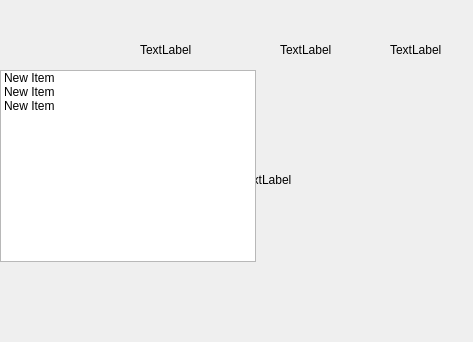
<?xml version="1.0" encoding="UTF-8"?>
<ui version="4.0">
 <class>Form</class>
 <widget class="QWidget" name="Form">
  <property name="geometry">
   <rect>
    <x>0</x>
    <y>0</y>
    <width>473</width>
    <height>342</height>
   </rect>
  </property>
  <property name="sizePolicy">
   <sizepolicy hsizetype="Preferred" vsizetype="Preferred">
    <horstretch>0</horstretch>
    <verstretch>0</verstretch>
   </sizepolicy>
  </property>
  <property name="windowTitle">
   <string>Form</string>
  </property>
  <widget class="QLabel" name="label">
   <property name="geometry">
    <rect>
     <x>240</x>
     <y>170</y>
     <width>67</width>
     <height>19</height>
    </rect>
   </property>
   <property name="sizePolicy">
    <sizepolicy hsizetype="Expanding" vsizetype="Expanding">
     <horstretch>0</horstretch>
     <verstretch>0</verstretch>
    </sizepolicy>
   </property>
   <property name="text">
    <string>TextLabel</string>
   </property>
  </widget>
  <widget class="QLabel" name="label_2">
   <property name="geometry">
    <rect>
     <x>140</x>
     <y>40</y>
     <width>67</width>
     <height>19</height>
    </rect>
   </property>
   <property name="sizePolicy">
    <sizepolicy hsizetype="Expanding" vsizetype="Expanding">
     <horstretch>0</horstretch>
     <verstretch>0</verstretch>
    </sizepolicy>
   </property>
   <property name="text">
    <string>TextLabel</string>
   </property>
  </widget>
  <widget class="QLabel" name="label_3">
   <property name="geometry">
    <rect>
     <x>280</x>
     <y>40</y>
     <width>67</width>
     <height>19</height>
    </rect>
   </property>
   <property name="sizePolicy">
    <sizepolicy hsizetype="Expanding" vsizetype="Expanding">
     <horstretch>0</horstretch>
     <verstretch>0</verstretch>
    </sizepolicy>
   </property>
   <property name="text">
    <string>TextLabel</string>
   </property>
  </widget>
  <widget class="QLabel" name="label_4">
   <property name="geometry">
    <rect>
     <x>390</x>
     <y>40</y>
     <width>67</width>
     <height>19</height>
    </rect>
   </property>
   <property name="sizePolicy">
    <sizepolicy hsizetype="Expanding" vsizetype="Expanding">
     <horstretch>0</horstretch>
     <verstretch>0</verstretch>
    </sizepolicy>
   </property>
   <property name="text">
    <string>TextLabel</string>
   </property>
  </widget>
  <widget class="QListWidget" name="listWidget">
   <property name="geometry">
    <rect>
     <x>0</x>
     <y>70</y>
     <width>256</width>
     <height>192</height>
    </rect>
   </property>
   <item>
    <property name="text">
     <string>New Item</string>
    </property>
   </item>
   <item>
    <property name="text">
     <string>New Item</string>
    </property>
   </item>
   <item>
    <property name="text">
     <string>New Item</string>
    </property>
   </item>
  </widget>
 </widget>
 <resources/>
 <connections/>
</ui>
